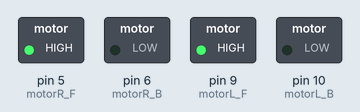
Recording of a sketch running on a simulated Arduino Uno, built with avr-gcc and run on an emulated ATmega328P. Parts: switched loads named in the sketch (green lamp = pin HIGH).

Above: at 0.1 s.
Timing chart, 0 to 1.6 s (numbered marks = the images above):
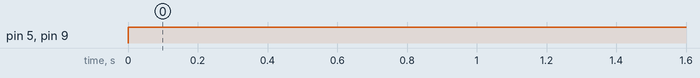

Measured:
- by itself, pin 5 (motorR_F), pin 9 (motorL_F): LOW → HIGH at 0.00 s

The sketch:

___________.ino
```cpp
int motorR_F = 5;
int motorR_B= 6;
int motorL_F = 9;
int motorL_B = 10;

void setup() {
 pinMode(motorR_F,OUTPUT);
 pinMode(motorR_B,OUTPUT);
 pinMode(motorL_F,OUTPUT);
 pinMode(motorL_B,OUTPUT);
}

void loop() {

  analogWrite(motorR_F, 255);
  analogWrite(motorR_B, 0);

  analogWrite(motorL_F, 255);
  analogWrite(motorL_B, 0);
  delay(100);
}
```
